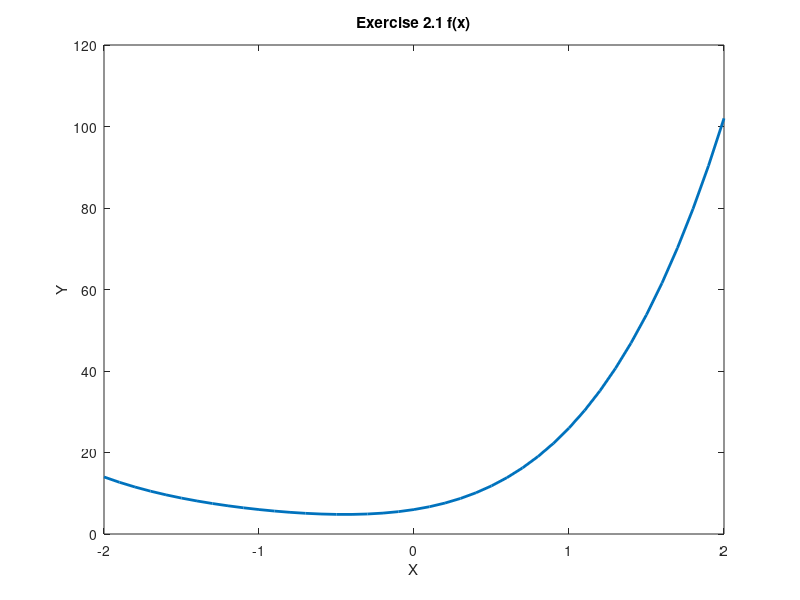

Recreate this plot in MATLAB. (Note: this script raises an error after producing the figure.)
%% TP Optimization TPS 2018-19
% Author : Pedro Henrique Suruagy Perrusi
% Prof :  Omran Hassan
%% Initial Setup
clear all;
close all;
%% Exercise 2.1
% Definition de la fonction 
f2_1 = @(x) x.^4 + 4 *x.^3 + 9*x.^2 + 6*x + 6;
% On cree le vecteur dans [-2 2]
x = -2 : 0.1 : 2;
% on compute et affiche le signal de sortie
y = f2_1(x);
figure
plot(x, y, 'LineWidth', 2);
hold on;
xlabel('X');
ylabel('Y');
title('Exercise 2.1 f(x)');
% find local minima
rho = 0.382; % fibbonacci
epsilon = 0.01; % tolerance
max_interactions = 1e5;
[x_min, counter] = golden_section(f2_1, x, rho, epsilon, max_interactions);
% show results
plot(x_min, f2_1(x_min), '*');
disp('Local minimum found: ');
disp(x_min)
disp('Number of interactions')
disp(counter)